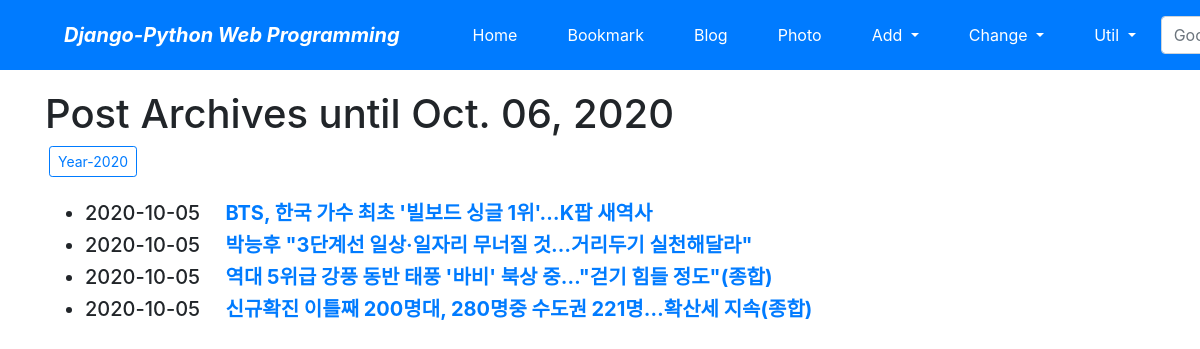
Screenshot of /blog/archive/ with the database file from the repository.
### blog/models.py (models this page shows, shortened)
class Post(models.Model):
    title = models.CharField(verbose_name='TITLE', max_length=50)
    slug = models.SlugField('SLUG', unique=True, allow_unicode=True, help_text='one word for title alias.')
    description = models.CharField('DESCRIPTION', max_length=100, blank=True, help_text='simple description text')
    content = models.TextField('CONTENT')
    create_dt = models.DateTimeField('CREATE DATE', auto_now_add=True)
    modify_dt = models.DateTimeField('MODIFY DATE', auto_now=True)
    tags = TaggableManager(blank=True)
    owner = models.ForeignKey(User, on_delete=models.CASCADE, verbose_name='OWNER', blank=True, null=True)
    class Meta:
        verbose_name = 'post'
        verbose_name_plural = 'posts'
        db_table = 'blog_posts'
        ordering = ('-modify_dt',)
    def get_absolute_url(self):
        return reverse('blog:post_detail', args=(self.slug,))

### blog/views.py (the view)
# urls.py: path('archive/', views.PostAV.as_view(), name='post_archive'),
class PostAV(ArchiveIndexView):
    model = Post
    date_field = 'modify_dt'

### blog/templates/blog/post_archive.html (shortened to what this page needs)
{% extends "base.html" %}
{% block content %}
<h1>Post Archives until {% now "N d, Y" %}</h1>
    {% for date in date_list %}
    <a href="{% url 'blog:post_year_archive' date|date:'Y' %}" class="btn btn-outline-primary btn-sm mx-1">
        Year-{{ date|date:"Y" }}
    </a>
    {% endfor %}
<br><br>
<div>
    {% include "blog/post_archive_snippet.html" %}
</div>
{% endblock %}

### blog/templates/blog/post_archive_snippet.html
<ul>
    {% for post in object_list %}
    <li class="h5">
        {{ post.modify_dt|date:"Y-m-d" }}&emsp;
        <a href="{{ post.get_absolute_url }}"><strong>{{ post.title }}</strong></a>
    </li>
    {% endfor %}
</ul>

### rows the page displays
Post: modify_dt "2020-10-05", title "BTS, 한국 가수 최초 '빌보드 싱글 1위'…K팝 새역사"
Post: modify_dt "2020-10-05", title "박능후 \"3단계선 일상·일자리 무너질 것…거리두기 실천해달라\""
Post: modify_dt "2020-10-05", title "역대 5위급 강풍 동반 태풍 '바비' 북상 중…\"걷기 힘들 정도\"(종합)"
Post: modify_dt "2020-10-05", title "신규확진 이틀째 200명대, 280명중 수도권 221명…확산세 지속(종합)"

### other values shown
{{ date|date:"Y" }} "2020"
